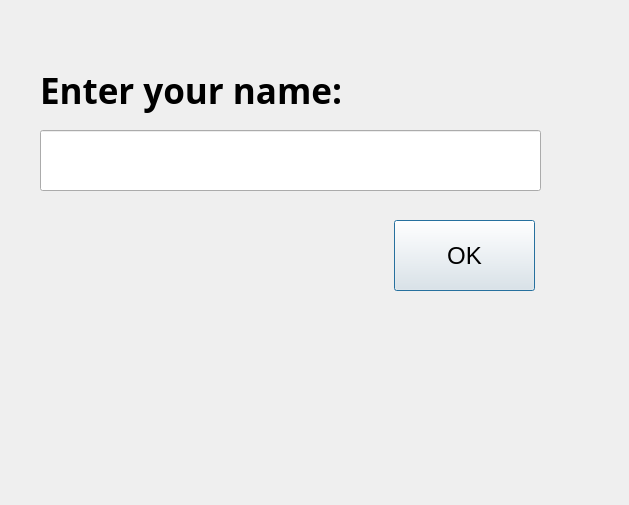
<?xml version="1.0" encoding="UTF-8"?>
<ui version="4.0">
 <class>Dialog</class>
 <widget class="QDialog" name="Dialog">
  <property name="geometry">
   <rect>
    <x>0</x>
    <y>0</y>
    <width>629</width>
    <height>505</height>
   </rect>
  </property>
  <property name="windowTitle">
   <string>Dialog</string>
  </property>
  <widget class="QLabel" name="label">
   <property name="geometry">
    <rect>
     <x>40</x>
     <y>60</y>
     <width>411</width>
     <height>61</height>
    </rect>
   </property>
   <property name="font">
    <font>
     <family>Arial Black</family>
     <pointsize>26</pointsize>
     <weight>75</weight>
     <bold>true</bold>
    </font>
   </property>
   <property name="text">
    <string>Enter your name:</string>
   </property>
  </widget>
  <widget class="QLineEdit" name="EditInputName">
   <property name="geometry">
    <rect>
     <x>40</x>
     <y>130</y>
     <width>501</width>
     <height>61</height>
    </rect>
   </property>
  </widget>
  <widget class="QPushButton" name="pushButton">
   <property name="geometry">
    <rect>
     <x>394</x>
     <y>220</y>
     <width>141</width>
     <height>71</height>
    </rect>
   </property>
   <property name="font">
    <font>
     <pointsize>18</pointsize>
    </font>
   </property>
   <property name="text">
    <string>OK</string>
   </property>
  </widget>
  <widget class="QLabel" name="label_result">
   <property name="geometry">
    <rect>
     <x>50</x>
     <y>360</y>
     <width>271</width>
     <height>101</height>
    </rect>
   </property>
   <property name="text">
    <string/>
   </property>
  </widget>
 </widget>
 <resources/>
 <connections/>
</ui>
